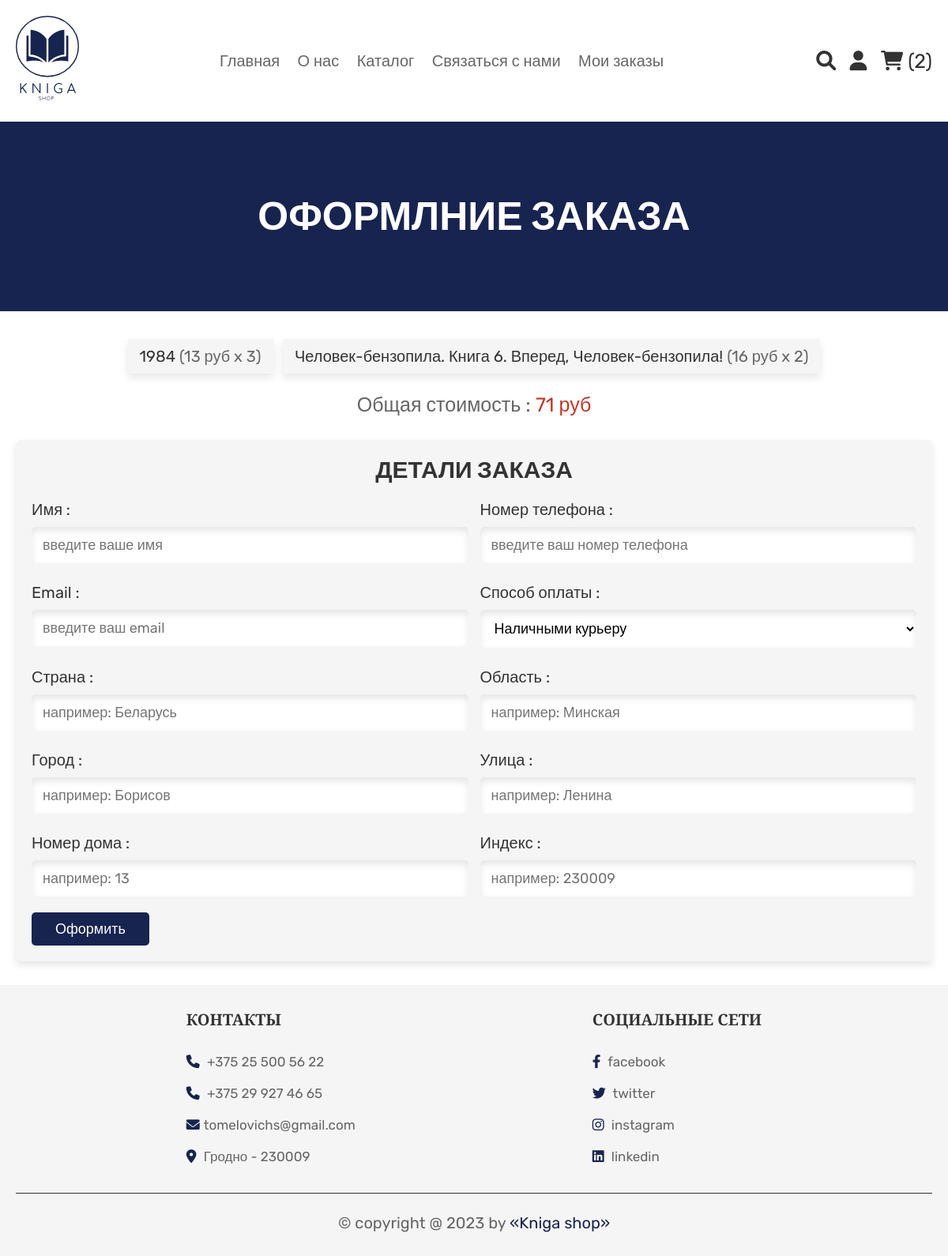
The page /checkout.php (signed in) on the database its author committed.
### tables this page shows
CREATE TABLE `products` (
  `id` int NOT NULL,
  `name` varchar(100) NOT NULL,
  `price` int NOT NULL,
  `image` varchar(100) NOT NULL,
  `type_id` int NOT NULL
);

CREATE TABLE `cart` (
  `id` int NOT NULL,
  `user_id` int NOT NULL,
  `product_id` int NOT NULL,
  `price` int NOT NULL,
  `quantity` int NOT NULL,
  `image` varchar(100) NOT NULL
);

### checkout.php (the view, shortened to what this page needs)
<?php
include 'config.php';
$user_id = $_SESSION['user_id'];
?>
<!DOCTYPE html>
<html lang="en">
<head>
   <link rel="stylesheet" href="https://cdnjs.cloudflare.com/ajax/libs/font-awesome/6.0.0/css/all.min.css">
   <link rel="stylesheet" href="css/style.css">
</head>
<body>
<?php include 'header.php'; ?>
<div class="heading">
   <h3>Оформлние заказа</h3>
</div>
<section class="display-order">
   <?php
      $grand_total = 0;
      $select_cart = mysqli_query($conn, "SELECT * FROM `cart` WHERE user_id = '$user_id'") or die('query failed');
      if(mysqli_num_rows($select_cart) > 0){
         while($fetch_cart = mysqli_fetch_assoc($select_cart)){
            $product_id = $fetch_cart['product_id'];
            $product_query = mysqli_query($conn, "SELECT * FROM `products` WHERE id = '$product_id'") or die('query failed');
            while($product_item = mysqli_fetch_assoc($product_query)){
               $total_price = ($fetch_cart['price'] * $fetch_cart['quantity']);
               $grand_total += $total_price;
   ?>
   <p> <?php echo $product_item['name']; ?> <span>(<?php echo $fetch_cart['price'].' руб'.' x '. $fetch_cart['quantity']; }?>)</span> </p>
   <?php
      }
   }else{
      echo '<p class="empty">Ваша корзина пуста</p>';
   }
   ?>
   <div class="grand-total"> Общая стоимость : <span><?php echo $grand_total; ?> руб</span> </div>
</section>
<section class="checkout">
   <form action="" method="post">
      <h3>Детали заказа</h3>
      <div class="flex">
         <div class="inputBox">
            <span>Имя :</span>
            <input type="text" name="name" required placeholder="введите ваше имя">
         </div>
         <div class="inputBox">
            <span>Номер телефона :</span>
            <input type="number" name="number" required placeholder="введите ваш номер телефона">
         </div>
         <div class="inputBox">
            <span>Email :</span>
            <input type="email" name="email" required placeholder="введите ваш email">
         </div>
         <div class="inputBox">
            <span>Способ оплаты :</span>
            <select name="method">
               <option value="cash on delivery">Наличными курьеру</option>
            </select>
         </div>
         <div class="inputBox">
            <span>Страна :</span>
            <input type="text" name="country" required placeholder="например: Беларусь">
         </div>
         <div class="inputBox">
            <span>Область :</span>
            <input type="text" name="state" required placeholder="например: Минская">
         </div>
         <div class="inputBox">
            <span>Город :</span>
            <input type="text" name="city" required placeholder="например: Борисов">
         </div>
         <div class="inputBox">
            <span>Улица :</span>
            <input type="text" name="street" required placeholder="например: Ленина">
         </div>
         <div class="inputBox">
            <span>Номер дома :</span>
            <input type="number" min="0" name="flat" required placeholder="например: 13">
         </div>
         <div class="inputBox">
            <span>Индекс :</span>
            <input type="number" min="0" name="pin_code" required placeholder="например: 230009">
         </div>
      </div>
      <input type="submit" value="Оформить" class="btn" name="order_btn">
   </form>
</section>
<?php include 'footer.php'; ?>
</body>
</html>

### css/style.css (style rules this page uses)
:root { --purple:#182450; --red:#c0392b; --orange:#f39c12; --black:#333; --white:#fff; --light-color:#666; --light-white:#ccc; --light-bg:#f5f5f5; --border:.1rem solid var(--black); --box-shadow:0 .5rem 1rem rgba(0,0,0,.1); }
* { font-family: 'Rubik', sans-serif; margin:0; padding:0; box-sizing: border-box; outline: none; border:none; text-decoration: none; transition:all .2s linear; }
html { font-size: 62.5%; overflow-x: hidden; }
section { padding:3rem 2rem; }
.btn, .option-btn, .delete-btn, .white-btn { display: inline-block; margin-top: 1rem; padding:1rem 3rem; cursor: pointer; color:var(--white); font-size: 1.8rem; border-radius: .5rem; text-transform: capitalize; }
.white-btn, .btn { background-color: var(--purple); }
.heading { min-height: 30vh; display: flex; flex-flow: column; align-items: center; justify-content: center; gap:1rem; background-color: #182450; background-size: cover; background-position: center; text-align: center; }
.heading h3 { font-size: 5rem; color:var(--white); text-transform: uppercase; }
.display-order { max-width: 1200px; margin: 0 auto; text-align: center; padding-bottom: 0; }
.display-order p { background-color: var(--light-bg); color:var(--black); font-size: 2rem; padding:1rem 1.5rem; box-shadow: var(--box-shadow); display: inline-block; margin:.5rem; }
.display-order p span { color: #666; }
.display-order .grand-total { margin-top: 2rem; font-size: 2.5rem; color:var(--light-color); }
.display-order .grand-total span { color:var(--red); }
.checkout form { max-width: 1200px; padding:2rem; margin:0 auto; box-shadow: var(--box-shadow); background-color: var(--light-bg); border-radius: .5rem; }
.checkout form h3 { text-align: center; margin-bottom: 2rem; color:var(--black); text-transform: uppercase; font-size: 3rem; }
.checkout form .flex { display: flex; flex-wrap: wrap; gap:1.5rem; }
.checkout form .flex .inputBox { flex:1 1 40rem; }
.checkout form .flex span { font-size: 2rem; color:var(--black); }
.checkout form .flex select, .checkout form .flex input { box-shadow: var(--box-shadow) inset; width: 100%; border-radius: .5rem; width: 100%; background-color: var(--white); padding:1.2rem 1.4rem; font-size: 1.8rem; margin:1rem 0; }

### rows shown on the page
cart: price "13", quantity "3"
products: name "1984"
cart: price "16", quantity "2"
products: name "Человек-бензопила. Книга 6. Вперед, Человек-бензопила!"

### other values the page prints
$cart_rows_number "2"
$grand_total "71"
